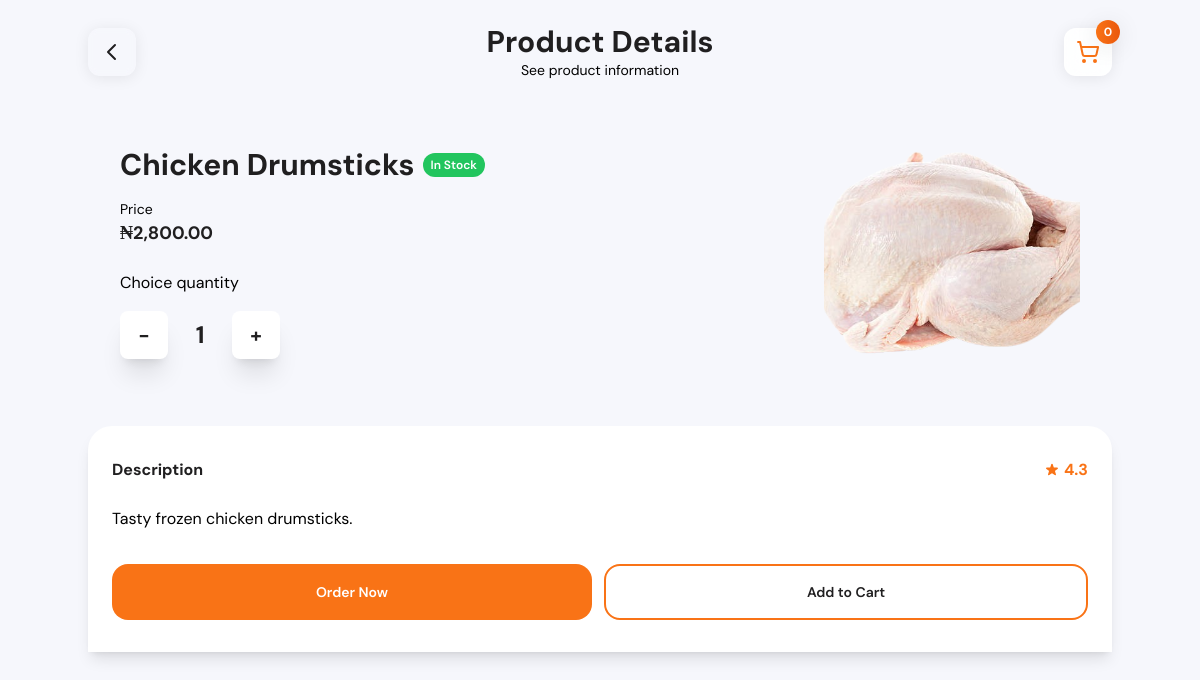
Screenshot of /client/product.php (signed in) with the database file from the repository.
### tables this page shows
CREATE TABLE `products` (
  `id` bigint(20) UNSIGNED NOT NULL,
  `category_id` int(11) NOT NULL,
  `in_stock` tinyint(1) DEFAULT 1,
  `reviews_count` int(10) UNSIGNED DEFAULT 0,
  `features` longtext DEFAULT NULL CHECK (json_valid(`features`)),
  `nutritional_info` longtext DEFAULT NULL CHECK (json_valid(`nutritional_info`)),
  `image` varchar(255) DEFAULT 'default.png',
  `name` varchar(200) NOT NULL,
  `slug` varchar(200) DEFAULT NULL,
  `description` text DEFAULT NULL,
  `price` decimal(10,2) NOT NULL,
  `rating` varchar(100) DEFAULT NULL,
  `stock_quantity` int(11) DEFAULT 0,
  `created_at` timestamp NOT NULL DEFAULT current_timestamp(),
  `updated_at` timestamp NOT NULL DEFAULT current_timestamp(),
  `weight` decimal(10,2) DEFAULT NULL,
  `dimensions` varchar(255) DEFAULT NULL,
  `sku` varchar(100) DEFAULT NULL,
  `is_active` tinyint(1) DEFAULT 1,
  `is_featured` tinyint(1) DEFAULT 0,
  `meta_title` varchar(255) DEFAULT NULL,
  `meta_description` text DEFAULT NULL
);

### client/util/util.php (called while the page is built, shortened)
<?php
function getProductById($pdo, $id)
{
    try {
        $stmt = $pdo->prepare("SELECT * FROM products WHERE id = :id");
        $stmt->bindParam(':id', $id, PDO::PARAM_INT);
        $stmt->execute();
        $product = $stmt->fetch(PDO::FETCH_ASSOC);
        $catStmt = $pdo->prepare("SELECT name FROM categories WHERE id = :cat_id");
        $catStmt->bindParam(':cat_id', $product['category_id'], PDO::PARAM_INT);
        $catStmt->execute();
        $cat = $catStmt->fetch(PDO::FETCH_ASSOC);
        $product['category'] = $cat ? $cat['name'] : '';
        return $product;
    } catch (PDOException $e) {
        error_log("Error fetching product by ID: " . $e->getMessage());
        return null;
    }
}

### client/product.php (the view, shortened to what this page needs)
<?php
require_once 'util/util.php';
require_once 'initialize.php';
require_once 'partials/headers.php';
$product_id = isset($_GET['id']) ? (int)$_GET['id'] : 1;
$product = getProductById($pdo, $product_id);
?>
<body class="bg-custom-gray min-h-screen">
  <div class="container mx-auto pt-6">
    <?php include 'partials/top-nav.php'; ?>
    <div class="p-4 product-content px-4 sm:px-8 relative">
      <div class="flex items-center relative min-h-[250px]">
        <div class="flex-1 z-10">
          <div>
            <div class="flex items-center">
              <p class="text-3xl font-bold text-custom-dark mb-4"><?php echo htmlspecialchars($product['name']); ?>
              </p>
              <div class="mb-4 ml-2 flex items-center space-x-2">
                <?php if (!empty($product['in_stock'])): ?>
                  <span class="bg-green-500 text-white inline flex-nowrap text-xs font-semibold px-2 py-1 rounded-full flex items-center">
                    In Stock
                  </span>
                <?php else: ?>
                  <span class="bg-red-500 text-white inline flex-nowrap text-xs font-semibold px-2 py-1 rounded-full flex items-center">
                    Out of Stock
                  </span>
                <?php endif; ?>
              </div>
            </div>
            <div class="mb-6">
              <p class="text-gray-300 text-sm">Price</p>
              <p class="text-lg text-accent font-bold text-custom-dark">₦<?php echo number_format($product['price'], 2); ?></p>
            </div>
            <div>
              <p class="text-gray-300 text-md mb-4">Choice quantity</p>
              <div class="flex items-center space-x-2">
                <button id="decreaseBtn" class="bg-white quantity-btn w-12 h-12 flex items-center justify-center text-xl font-bold rounded-lg shadow-xl text-custom-dark hover:border-custom-accent hover-accent">
                  -
                </button>
                <span id="quantity" class="text-2xl font-bold text-custom-dark min-w-[3rem] text-center">1</span>
                <button id="increaseBtn" class="bg-white quantity-btn w-12 h-12 flex items-center justify-center text-xl font-bold rounded-lg shadow-xl text-custom-dark hover:border-custom-accent hover-accent">
                  +
                </button>
              </div>
            </div>
          </div>
        </div>
        <div class="flex-1 relative">
          <div class="absolute right-0 top-1/2 -translate-y-1/2 z-20 pointer-events-none select-none">
            <img
              src="../assets/uploads/<?php echo htmlspecialchars($product['image']); ?>"
              alt="<?php echo htmlspecialchars($product['name']); ?>"
              class="w-40 h-40 sm:w-56 sm:h-56 md:w-64 md:h-64 object-cover"
              style="max-width: none;">
          </div>
        </div>
      </div>
    </div>
    <div class="mt-8 bg-white w-full py-8 px-6 shadow-lg" style="border-radius: 24px 24px 0 0;">
      <div class="flex items-center justify-between mb-6">
        <h2 class="text-base font-bold text-custom-dark">Description</h2>
        <div class="flex items-center space-x-1">
          <div class="flex items-center">
          </div>
          <span class="text-base font-bold text-custom-accent"><?php echo isset($product['rating']) ? $product['rating'] : '4.9'; ?></span>
        </div>
      </div>
      <p class="text-gray-300 text-base leading-relaxed mb-6">
        <?php echo htmlspecialchars($product['description']); ?>
      </p>
      <div class="flex flex-row gap-3 mt-8 flex-wrap sm:flex-nowrap">
        <button id="orderBtn" class="flex-1 bg-custom-accent text-white py-4 px-6 rounded-2xl font-semibold text-sm hover:opacity-90 transition-opacity duration-200 min-w-[140px]">
          Order Now
        </button>
        <button id="addCartBtn" class="flex-1 border-2 border-accent text-custom-dark py-4 px-6 rounded-2xl font-semibold text-sm hover:border-custom-accent hover-accent transition-all duration-200 min-w-[140px]">
          Add to Cart
        </button>
      </div>
    </div>
  </div>
</body>
</html>

### client/css/style.css (style rules this page uses)
body { font-family: var(--font-family); background-color: var(--gray); margin: 0; padding: 0; }
.bg-custom-gray { background-color: var(--gray); }
.text-custom-dark { color: var(--dark); }
.bg-custom-accent { background-color: var(--accent-color); }
.text-custom-accent { color: var(--accent-color); }
.star-rating { color: var(--accent-color); }
::placeholder { color: #ddd!important; }
.quantity-btn { transition: all 0.2s ease; }

### client/partials/headers.php (style rules this page uses)
body { font-family: 'DM Sans'; }

### rows the page displays
products: name "Chicken Drumsticks", price "2,800.00", image (picture), rating "4.3", description "Tasty frozen chicken drumsticks."

### other values shown
$header "Product Details"
$subheader "See product information"
$cartCount "0"
